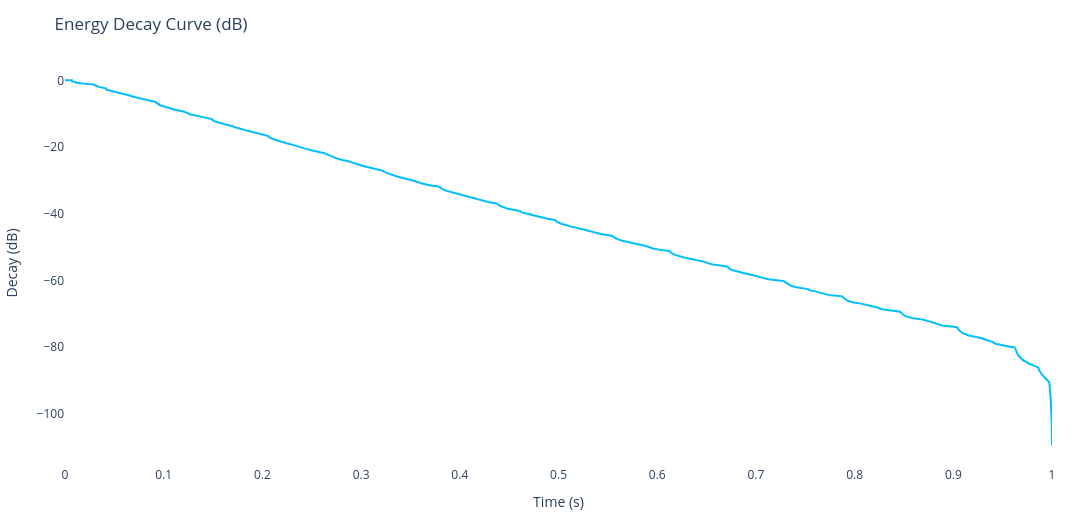

Notebook code cell kept with this figure:
### Markdown cell above
## Energy decay curve (EDC)
The EDC shows how fast energy decays in dB. For small rooms, midband targets often fall around
0.2–0.4 s. Higher values suggest more absorption is needed.

### Code cell
from soundwaves.analysis import energy_decay_curve
import plotly.graph_objects as go

decay_db = energy_decay_curve(rir.response)
decay_fig = go.Figure()
decay_fig.add_trace(go.Scatter(x=rir.time, y=decay_db, mode="lines", line=dict(color="deepskyblue")))
decay_fig.update_layout(
    title="Energy Decay Curve (dB)",
    xaxis_title="Time (s)",
    yaxis_title="Decay (dB)",
    height=520,
    width=1200,
    margin=dict(l=60, r=40, t=60, b=50),
    plot_bgcolor="white",
    paper_bgcolor="white",
)
decay_fig.show()

### Figure 1 — Plotly figure (JSON) as saved in the notebook; plotly's stock layout.template omitted (floating-point values rounded to 4 significant figures; data arrays with more than 128 entries replaced by an {"elided": "..."} marker saying what was removed)
{"data": [{"line": {"color": "deepskyblue"}, "mode": "lines", "type": "scatter", "x": {"elided": "16000 float values"}, "y": {"elided": "16000 float values"}}], "layout": {"height": 520, "margin": {"b": 50, "l": 60, "r": 40, "t": 60}, "paper_bgcolor": "white", "plot_bgcolor": "white", "title": {"text": "Energy Decay Curve (dB)"}, "width": 1200, "xaxis": {"title": {"text": "Time (s)"}}, "yaxis": {"title": {"text": "Decay (dB)"}}}}
